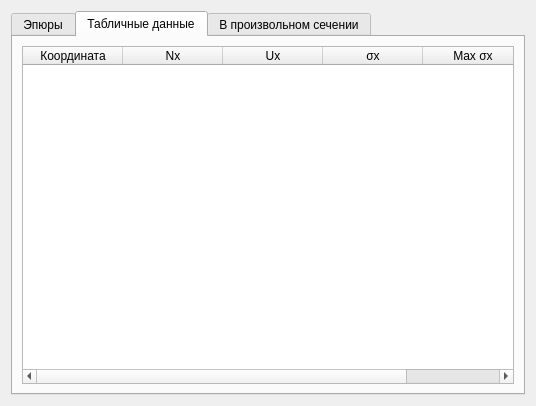
<?xml version="1.0" encoding="UTF-8"?>
<ui version="4.0">
 <class>Postprocessor</class>
 <widget class="QWidget" name="Postprocessor">
  <property name="geometry">
   <rect>
    <x>0</x>
    <y>0</y>
    <width>536</width>
    <height>406</height>
   </rect>
  </property>
  <property name="windowTitle">
   <string>Form</string>
  </property>
  <layout class="QVBoxLayout" name="verticalLayout_2">
   <item>
    <widget class="QTabWidget" name="tabWidget">
     <property name="currentIndex">
      <number>1</number>
     </property>
     <widget class="QWidget" name="graphTab">
      <attribute name="title">
       <string>Эпюры</string>
      </attribute>
      <layout class="QVBoxLayout" name="verticalLayout">
       <item>
        <widget class="QGraphicsView" name="graphicsView"/>
       </item>
      </layout>
     </widget>
     <widget class="QWidget" name="tableTab">
      <attribute name="title">
       <string>Табличные данные</string>
      </attribute>
      <layout class="QVBoxLayout" name="verticalLayout_3">
       <item>
        <widget class="QTableWidget" name="dataTable">
         <attribute name="horizontalHeaderDefaultSectionSize">
          <number>100</number>
         </attribute>
         <column>
          <property name="text">
           <string>Координата</string>
          </property>
         </column>
         <column>
          <property name="text">
           <string>Nx</string>
          </property>
         </column>
         <column>
          <property name="text">
           <string>Ux</string>
          </property>
         </column>
         <column>
          <property name="text">
           <string>σx</string>
          </property>
         </column>
         <column>
          <property name="text">
           <string>Max σx</string>
          </property>
         </column>
        </widget>
       </item>
      </layout>
     </widget>
     <widget class="QWidget" name="anyPointTab">
      <attribute name="title">
       <string>В произвольном сечении</string>
      </attribute>
     </widget>
    </widget>
   </item>
  </layout>
 </widget>
 <resources/>
 <connections/>
</ui>
